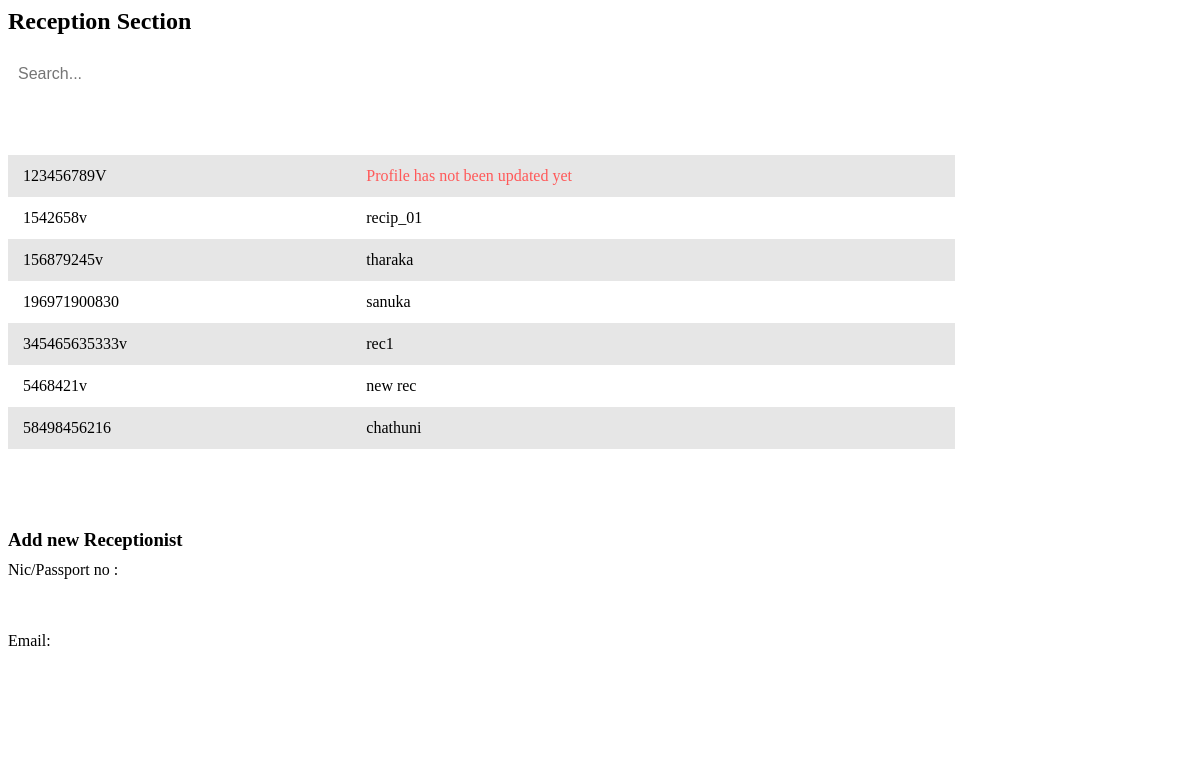
The page /admin/reception.php on the database its author committed.
### tables this page shows
CREATE TABLE IF NOT EXISTS `registered_reception` (
  `id_num` varchar(50) NOT NULL,
  `address` text,
  `name` varchar(50) DEFAULT NULL,
  `email` varchar(50) DEFAULT NULL,
  `mobile` varchar(50) DEFAULT NULL,
  `password` varchar(200) DEFAULT NULL,
  `verification_code` varchar(50) DEFAULT NULL,
  `register_date` datetime DEFAULT NULL,
  `image` varchar(100) DEFAULT NULL,
  `status` int DEFAULT '1',
  `age` int DEFAULT NULL,
  PRIMARY KEY (`id_num`),
  KEY `FK_registered_reception_status_type` (`status`),
  CONSTRAINT `FK_registered_reception_status_type` FOREIGN KEY (`status`) REFERENCES `status_type` (`id`)
);

### connection.php (called while the page is built, shortened)
<?php
class Database
{
    public static $connection;
    public static function SetUpConnection()
    {
        if (!isset(Database::$connection)) {
            Database::$connection = new mysqli("localhost", "root", "Chalithac*#3031", "healthcare", "3306");
        }
    }
    public static function search($q)
    {
        return Database::$connection->query($q);
    }
}

### admin/reception.php (the view, shortened to what this page needs)
<head>
</head>
<?php
require_once "../connection.php";
$docResultSet = Database::search("SELECT  `id_num` , `name` FROM `registered_reception`");
$docResult = $docResultSet->fetch_all(MYSQLI_ASSOC);
?>
<h2 class="content-title">Reception Section</h2>
<input type="text" id="searchBar" placeholder="Search..." onkeyup="filterTable()">
<table id="dataTable">
    <thead>
        <tr>
            <th>ID</th>
            <th>Name</th>
        </tr>
    </thead>
    <tbody>
        <tr onclick="window.location.href='../employee-profile.php'">
    <?php
foreach ($docResult as $key => $value) {
?>
<tr onclick="window.location.href='employee-profile.php?id_num=<?php echo $value['id_num']?>&tname=registered_reception'">
            <td><?php echo $value['id_num']?></td>
                <?php
                if(empty($value['name'])){
                    ?>
                   <td style="color: #ff5959;">Profile has not been updated yet</td>
                    <?php
                }else{
                    ?>
                    <td><?php echo $value["name"] ?></td>
                    <?php
                }
                ?>
        </tr>
  <?php
}
    ?>
    </tbody>
</table>
<div class="email-form-container">
    <h3>Add new Receptionist</h3>
    <div class="emailForm" id="emailForm">
        <div class="form-group">
            <label for="nic">Nic/Passport no :</label>
            <input type="text" id="nic" name="nic" required>
        </div>
        <div class="form-group">
            <label for="email">Email:</label>
            <input type="email" id="email" name="email" required>
        </div>
        <button onclick="sendemail()" type="submit">Send</button>
    </div>
</div>

### admin/reception.php (style rules this page uses)
#searchBar { width: 30%; min-width: 200px; padding: 10px; margin-bottom: 20px; border: 1px solid var(--medium-gray); border-radius: 5px; font-size: 16px; outline: none; }
table { width: 80%; border-collapse: collapse; }
th, td { padding: 12px 15px; border: 1px solid var(--medium-gray); text-align: left; }
th { background-color: var(--base-color); color: white; }
#dataTable { max-height: 500px; overflow-y: auto; }
tbody tr { cursor: pointer; }
tbody tr:nth-child(even) { background-color: #e6e6e6; }
.email-form-container { margin-top: 80px; max-width: 500px; }
.email-form-container h3 { color: var(--base-color); margin-bottom: 10px; }
.emailForm { display: flex; flex-direction: column; gap: 15px; }
.emailForm label { margin-bottom: 5px; color: var(--dark-gray); }
.emailForm input, .emailForm textarea { width: 100%; padding: 10px; border: 1px solid var(--medium-gray); border-radius: 5px; font-size: 1em; color: var(--dark-gray); background-color: #FFFFFF; transition: border-color 0.3s; }
.emailForm button { padding: 10px 15px; background-color: var(--base-color); border: none; border-radius: 5px; color: #FFFFFF; font-size: 1em; cursor: pointer; transition: background-color 0.3s; }

### rows shown on the page
registered_reception: id_num "123456789V", shows "Profile has not been updated yet"
registered_reception: id_num "1542658v", name "recip_01"
registered_reception: id_num "156879245v", name "tharaka"
registered_reception: id_num "196971900830", name "sanuka"
registered_reception: id_num "345465635333v", name "rec1"
registered_reception: id_num "5468421v", name "new rec"
registered_reception: id_num "58498456216", name "chathuni"
